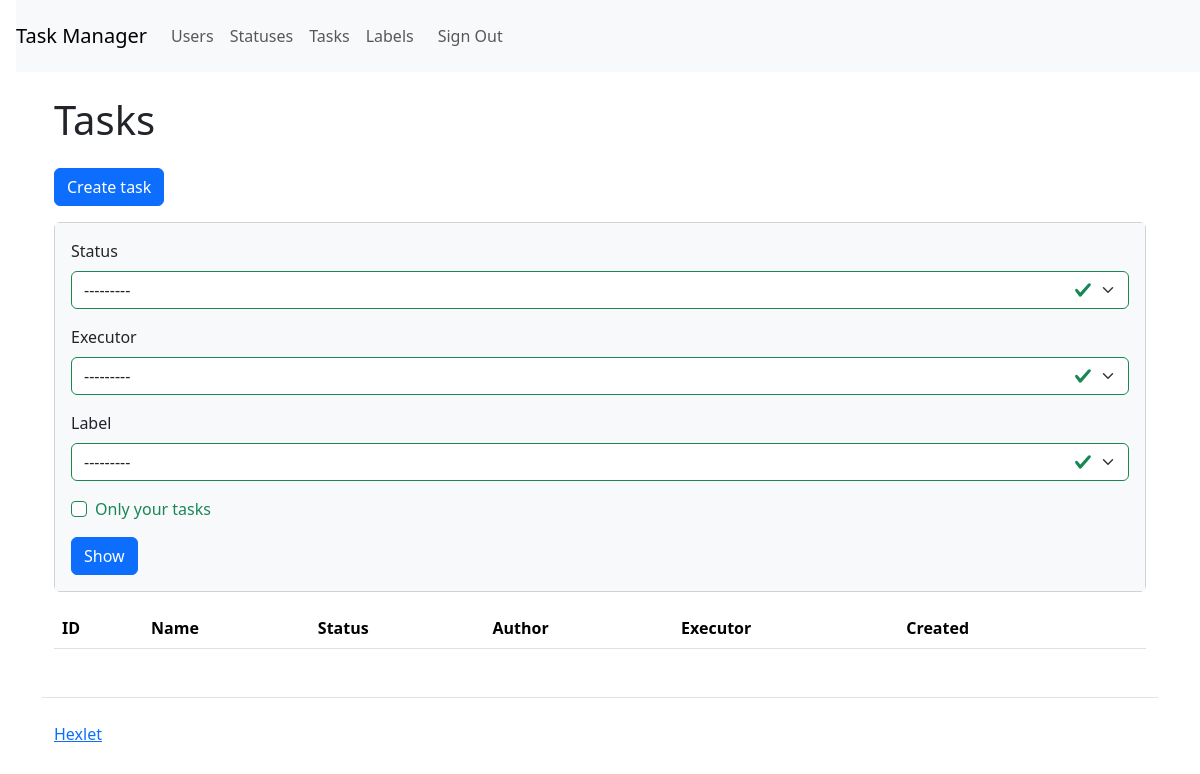
The app's page /tasks/ (signed in), older data.
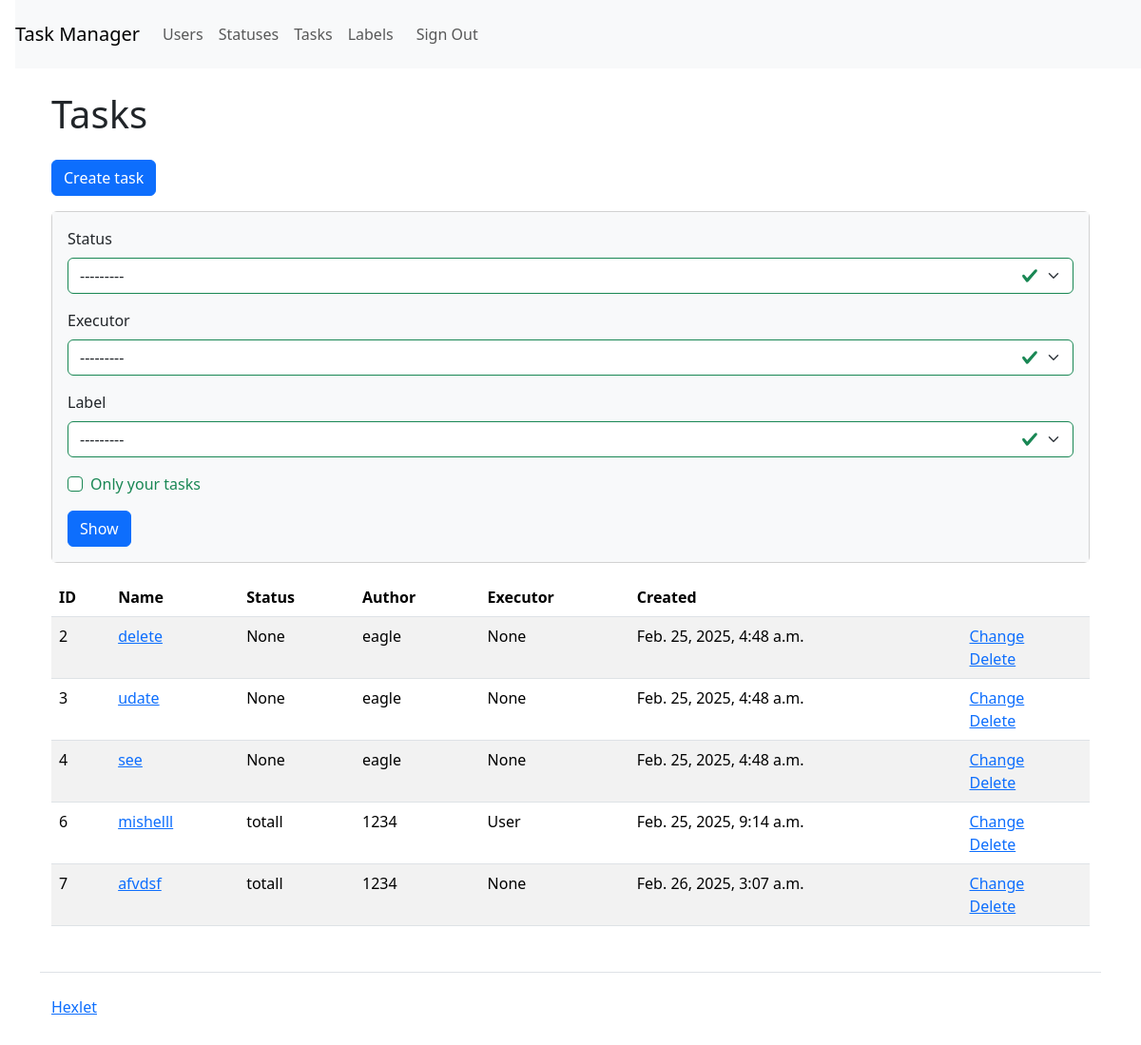
The same page, newer data.
### task_manager/tasks/models.py (models this page shows, shortened)
class Task(models.Model):
    name = models.CharField(max_length=200)
    description = models.TextField(null=True, blank=True)
    status = models.ForeignKey(Status, on_delete=models.SET_NULL, null=True, blank=True)
    author = models.ForeignKey(User, on_delete=models.CASCADE, related_name='authored_tasks')
    executor = models.ForeignKey(User, on_delete=models.SET_NULL, null=True, blank=True, related_name='executor_tasks')
    labels = models.ManyToManyField(Label, related_name='labels', blank=True)
    created_at = models.DateTimeField(auto_now_add=True)

### task_manager/statuses/models.py (models this page shows)
class Status(models.Model):
    name = models.CharField(max_length=200)
    created_at = models.DateTimeField(auto_now_add=True)
    def __str__(self):
        return self.name

### task_manager/tasks/views.py (the view)
# urls.py: path('', views.TaskListView.as_view(), name='task_list'),
class TaskListView(CheckAuthorizationViev, ListView):
    model = Task
    template_name = 'tasks/task_list.html'
    context_object_name = 'tasks'
    def get_queryset(self):
        queryset = super().get_queryset()
        status = self.request.GET.get('status')
        if status:
            queryset = queryset.filter(status_id=status)
        executor = self.request.GET.get('executor')
        if executor:
            queryset = queryset.filter(executor_id=executor)
        label = self.request.GET.get('label')
        if label:
            queryset = queryset.filter(labels__id=label)
        self_tasks = self.request.GET.get('self_tasks')
        if self_tasks:
            queryset = queryset.filter(author=self.request.user)
        return queryset
    def get_context_data(self, **kwargs):
        context = super().get_context_data(**kwargs)
        context['statuses'] = Status.objects.all()  # Все статусы для фильтра
        context['executors'] = User.objects.all()  # Все исполнители для фильтра
        context['labels'] = Label.objects.all()  # Все метки для фильтра
        return context

### task_manager/views.py (called while the page is built)
    def dispatch(self, request, *args, **kwargs):
        if not request.user.is_authenticated:
            messages.error(request, _("You are not authorized! Please log in."))
            return redirect('user_login')
        return super().dispatch(request, *args, **kwargs)

### task_manager/templates/tasks/task_list.html (shortened to what this page needs)
{% extends "base.html" %}
{% load i18n django_bootstrap5 %}
{% block content %}
<h1 class="my-4">{% translate 'Tasks' %}</h1>
<a href="{% url 'task_create' %}" class="btn btn-primary mb-3">{% translate 'Create task' %} </a>
<div class="card mb-3">
  <div class="card-body bg-light">
    <form class="form-inline center" method="get">
      <div class="mb-3">
        <label class="form-label" for="id_status">{% translate 'Status' %}</label>
        <select name="status" class="form-select ml-2 mr-3 is-valid" id="id_status">
          <option value="">---------</option>
        </select>
      </div>
      <div class="mb-3">
        <label class="form-label" for="id_executor">{% translate 'Executor' %}</label>
        <select name="executor" class="form-select mr-3 ml-2 is-valid" id="id_executor">
          <option value="">---------</option>
        </select>
      </div>
      <div class="mb-3">
        <label class="form-label" for="id_label">{% translate 'Label' %}</label>
        <select name="label" class="form-select mr-3 ml-2 is-valid" id="id_label">
          <option value="">---------</option>
        </select>
      </div>
      <div class="mb-3">
        <div class="form-check">
          <input type="checkbox" name="self_tasks" class="form-check-input mr-3 is-valid" id="id_self_tasks"
            {% if request.GET.self_tasks %}checked{% endif %}>
          <label class="form-check-label" for="id_self_tasks">{% translate 'Only your tasks' %}</label>
        </div>
      </div>
      <input class="btn btn-primary" type="submit" value='Show'>
    </form>
  </div>
</div>
<table class="table table-striped">
    <thead>
      <tr>
        <th>ID</th>
        <th>{% translate 'Name' %}</th>
        <th>{% translate 'Status' %}</th>
        <th>{% translate 'Author' %}</th>
        <th>{% translate 'Executor' %}</th>
        <th>{% translate 'Created' %}</th>
        <th></th>
      </tr>
    </thead>
    <tbody>
        {% for task in tasks %}
        <tr>
            <td>{{ task.id }}</td>
            <td><a href="{% url 'task_detail' pk=task.pk %}">{{ task.name }}</a></td>
            <td>{{ task.status }}</td>
            <td>{{ task.author }}</td>
            <td>{{ task.executor }}</td>
            <td>{{ task.created_at }}</td>
            <td>
            <a href="{% url 'task_update' task.pk %}">{% translate 'Change' %}</a>
            <br>
            <a href="{% url 'task_delete' task.pk %}">{% translate 'Delete' %}</a>
            </td>
        </tr>
        {% endfor %}
    </tbody>
</table>
{% endblock %}

### task_manager/templates/base.html (shortened to what this page needs)
{% load django_bootstrap5 i18n %}
<!DOCTYPE html>
<html lang="en">
  <head>
    {% bootstrap_css %}
  </head>
  <body class="d-flex flex-column min-vh-100">
    <nav class="navbar navbar-expand-lg navbar-light bg-light ms-3">
      <a class="navbar-brand" href="/">{% translate 'Task Manager' %}</a>
        <div class="collapse navbar-collapse" id="navbarToggleExternalContent">
          <ul class="navbar-nav mr-auto">
            <li class="nav-item">
              <a class="nav-link" href="{% url 'user_list' %}">{% translate 'Users' %}</a>
            </li>
          </ul>
          <ul class="navbar-nav">
            {% if request.user.is_authenticated %}
            <li class="nav-item">
              <a class="nav-link" href="{% url 'status_list' %}">{% translate 'Statuses' %}</a>
            </li>
            <li class="nav-item">
              <a class="nav-link" href="{% url 'task_list' %}">{% translate 'Tasks' %}</a>
            </li>
            <li class="nav-item">
              <a class="nav-link" href="{% url 'label_list' %}">{% translate 'Labels' %}</a>
            </li>
          </ul>
          <ul class="navbar-nav">
            <form action="{% url 'user_list' %}" class="nav-link" method="post" class="form">
              <a class="nav-link" href="{% url 'user_logout' %}">{% translate 'Sign Out' %}</a>
            </form>
          </ul>
            {% endif %}
    </nav>
    <div class="container">
    <div class="container wrapper flex-grow-1">
      {% block content %}{% endblock %}
    </div>
    <footer>
      <div class="container my-5 pt-4 border-top">
        <a target="_blank" href="https://ru.hexlet.io">Hexlet</a>
      </div>
    </footer>
  </body>
</html>

Row changes from the older to the newer data that the page shows:
added Task: id "2", name "delete", status "None", author "eagle", executor "None", created_at "Feb. 25, 2025, 4:48 a.m."
added Task: id "3", name "udate", status "None", author "eagle", executor "None", created_at "Feb. 25, 2025, 4:48 a.m."
added Task: id "4", name "see", status "None", author "eagle", executor "None", created_at "Feb. 25, 2025, 4:48 a.m."
added Task: id "6", name "mishelll", status "totall", author "1234", executor "User", created_at "Feb. 25, 2025, 9:14 a.m."
added Task: id "7", name "afvdsf", status "totall", author "1234", executor "None", created_at "Feb. 26, 2025, 3:07 a.m."
